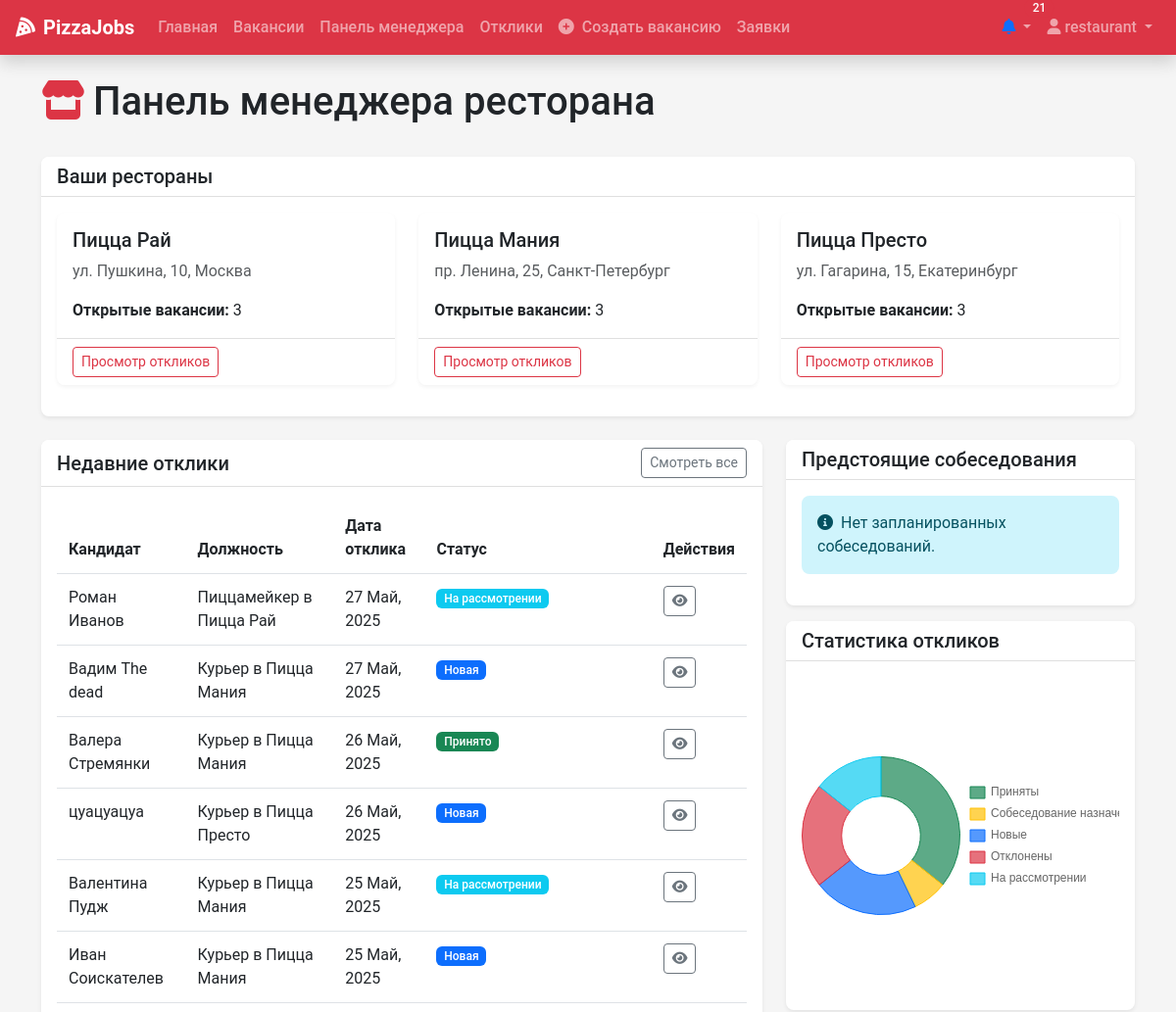
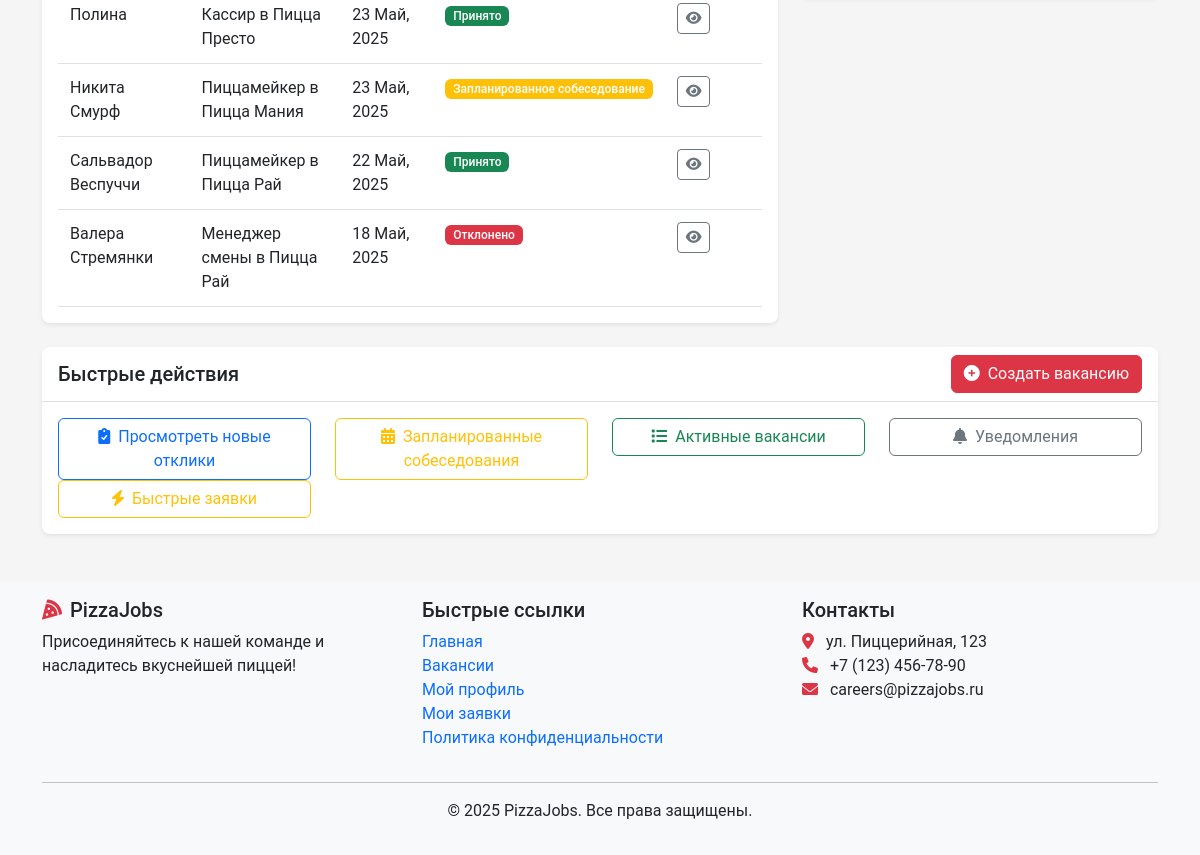
The page /manager/dashboard/ (signed in) on the database as committed earlier (2 pictures, top to bottom).
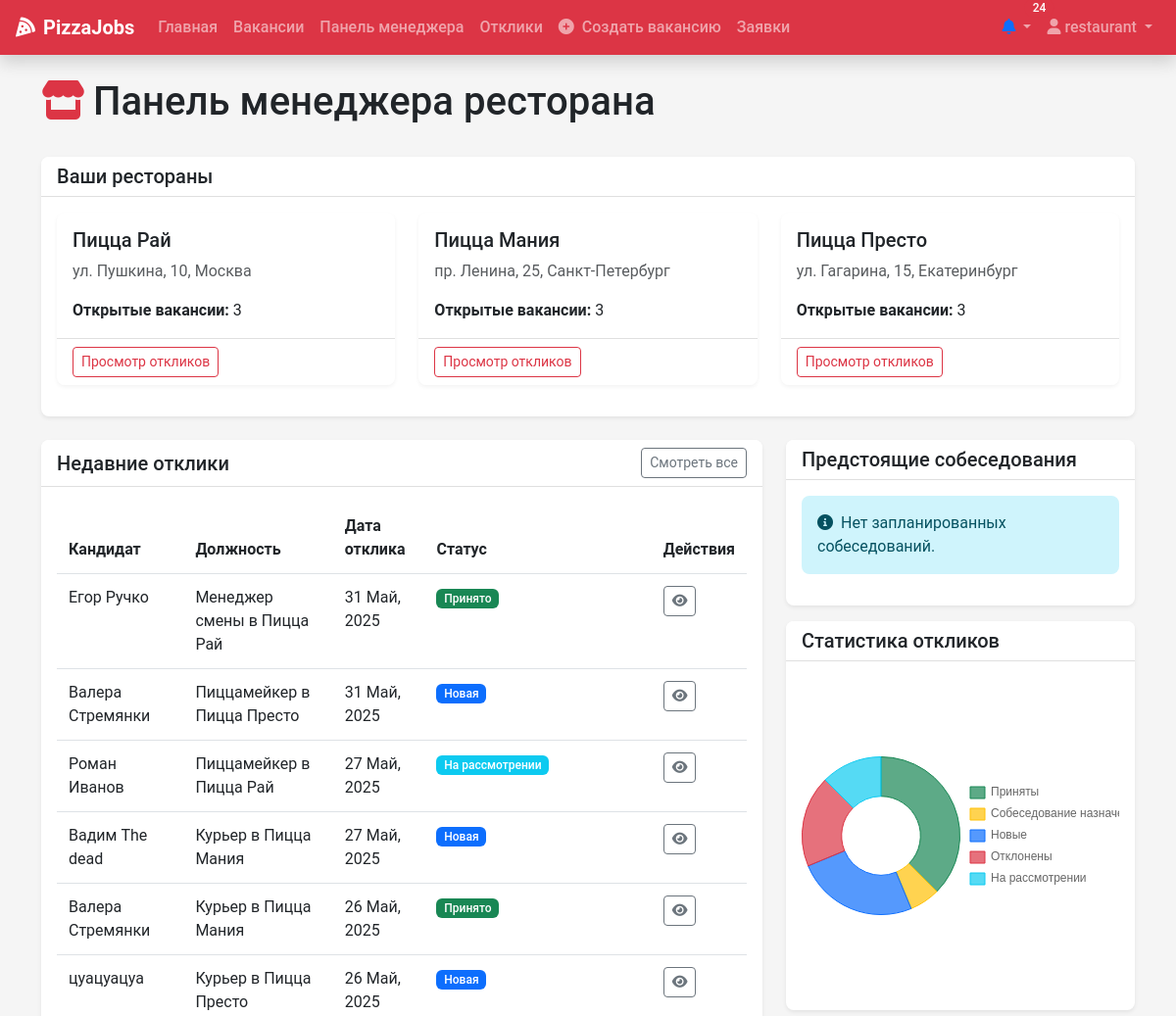
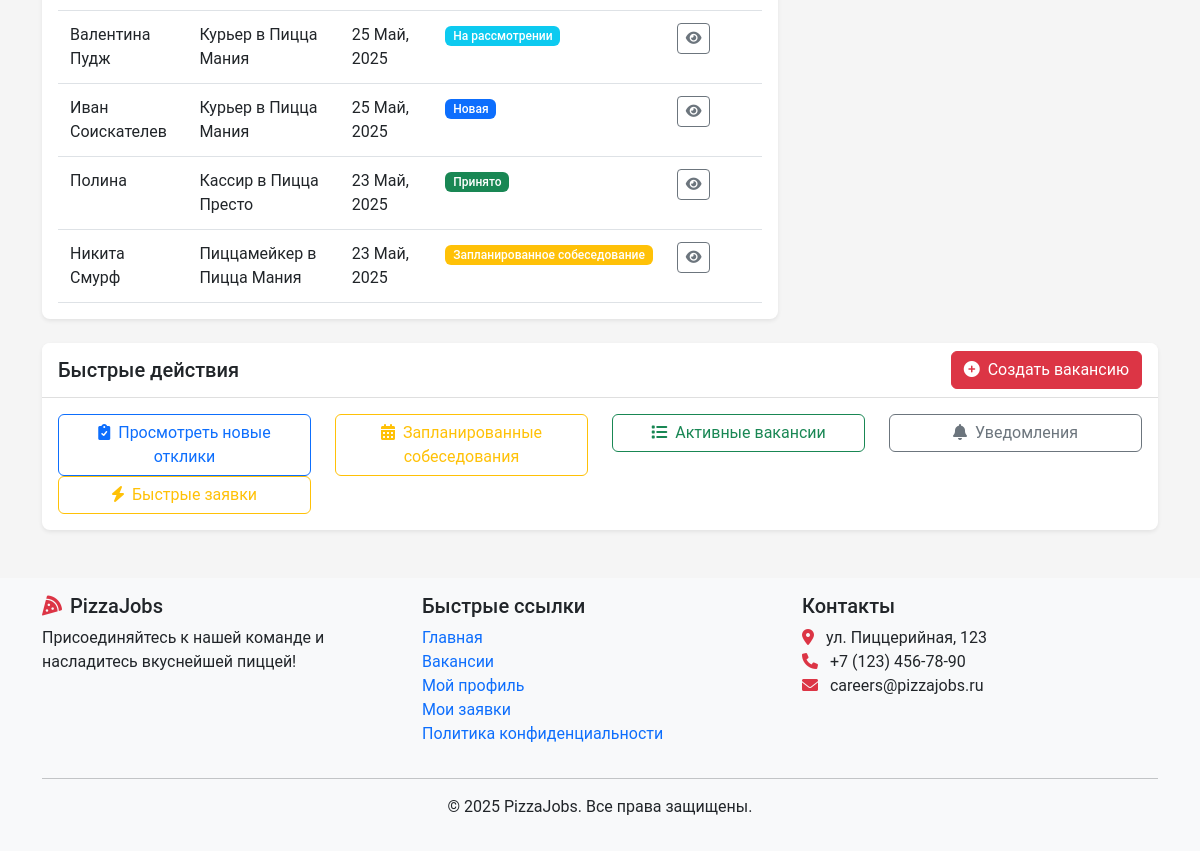
The same page on the database as committed later (2 pictures, top to bottom).
### recruitment/models.py (models this page shows, shortened)
class Restaurant(models.Model):
    name = models.CharField(max_length=100)
    address = models.CharField(max_length=255)
    city = models.CharField(max_length=100)
    manager = models.ForeignKey(User,
                                on_delete=models.SET_NULL,
                                null=True,
                                blank=True,
                                related_name='managed_restaurants')

class Application(models.Model):
    vacancy = models.ForeignKey(Vacancy,
                                on_delete=models.CASCADE,
                                related_name='applications')
    user = models.ForeignKey(User,
                             on_delete=models.CASCADE,
                             related_name='applications')
    resume = models.ForeignKey(Resume,
                               on_delete=models.SET_NULL,
                               null=True,
                               blank=True,
                               related_name='applications')
    cover_letter = models.TextField(blank=True, null=True)
    status = models.CharField(max_length=20,
                              choices=ApplicationStatus.choices,
                              default=ApplicationStatus.NEW)
    applied_at = models.DateTimeField(auto_now_add=True)
    updated_at = models.DateTimeField(auto_now=True)

class Vacancy(models.Model):
    title = models.CharField(max_length=100)
    position_type = models.ForeignKey(PositionType,
                                      on_delete=models.CASCADE,
                                      related_name='vacancies')
    restaurants = models.ManyToManyField(Restaurant, related_name='vacancies')
    description = models.TextField()
    requirements = models.TextField()
    responsibilities = models.TextField()
    conditions = models.TextField()
    salary_min = models.DecimalField(max_digits=10,
                                     decimal_places=2,
                                     null=True,
                                     blank=True)
    salary_max = models.DecimalField(max_digits=10,
                                     decimal_places=2,
                                     null=True,
                                     blank=True)
    is_active = models.BooleanField(default=True)
    created_at = models.DateTimeField(auto_now_add=True)
    updated_at = models.DateTimeField(auto_now=True)
    created_by = models.ForeignKey(User,
                                   on_delete=models.SET_NULL,
                                   null=True,
                                   related_name='created_vacancies')
    class Meta:
        verbose_name_plural = "Vacancies"

### recruitment/views.py (the view)
# urls.py: path('manager/dashboard/', views.manager_dashboard, name='manager_dashboard'),
@login_required
@restaurant_manager_required
def manager_dashboard(request):
    managed_restaurants = Restaurant.objects.filter(manager=request.user)
    recent_applications = Application.objects.filter(
        vacancy__restaurants__in=managed_restaurants
    ).distinct().order_by('-applied_at')[:10]
    upcoming_interviews = Interview.objects.filter(
        Q(interviewer=request.user) |
        Q(application__vacancy__restaurants__in=managed_restaurants),
        date_time__gte=timezone.now()
    ).distinct().order_by('date_time')[:5]
    applications_by_status = Application.objects.filter(
        vacancy__restaurants__in=managed_restaurants
    ).values('status').annotate(count=Count('id'))
    context = {
        'managed_restaurants': managed_restaurants,
        'recent_applications': recent_applications,
        'upcoming_interviews': upcoming_interviews,
        'applications_by_status': applications_by_status,
    }
    return render(request, 'manager/dashboard.html', context)

### recruitment/context_processors.py (called while the page is built, shortened)
def user_context(request):
    context = {}
    if request.user.is_authenticated:
        unread_count = Notification.objects.filter(user=request.user, read=False).count()
        context['unread_count'] = unread_count
        latest_notifications = Notification.objects.filter(
            user=request.user
        ).order_by('-created_at')[:5]
        context['latest_notifications'] = latest_notifications
    return context

### templates/manager/dashboard.html (shortened to what the changed rows need)
{% extends 'base.html' %}
{% block content %}
<div class="container">
    <div class="d-flex justify-content-between align-items-center mb-4">
        <h1><i class="fas fa-store me-2 text-danger"></i>Панель менеджера ресторана</h1>
    </div>
    <div class="card shadow mb-4">
        <div class="card-header bg-white">
            <h2 class="card-title h5 mb-0">Ваши рестораны</h2>
        </div>
        <div class="card-body">
            {% if managed_restaurants %}
                <div class="row">
                    {% for restaurant in managed_restaurants %}
                        <div class="col-md-4 mb-3">
                            <div class="card h-100 shadow-sm">
                                <div class="card-body">
                                    <h5 class="card-title">{{ restaurant.name }}</h5>
                                    <p class="card-text text-muted">{{ restaurant.address }}, {{ restaurant.city }}</p>
                                    <p class="card-text">
                                        <strong>Открытые вакансии:</strong> {{ restaurant.vacancies.filter.count }}
                                    </p>
                                </div>
                                <div class="card-footer bg-white">
                                    <a href="{% url 'application_list' %}" class="btn btn-sm btn-outline-danger">
                                        Просмотр откликов
                                    </a>
                                </div>
                            </div>
                        </div>
                    {% endfor %}
                </div>
            {% else %}
                <div class="alert alert-info">
                    <i class="fas fa-info-circle me-2"></i>Вы пока не управляете ни одним рестораном. Пожалуйста, свяжитесь с HR или администратором.
                </div>
            {% endif %}
        </div>
    </div>
    <div class="row">
        <div class="col-lg-8 mb-4">
            <div class="card shadow">
                <div class="card-body">
                    {% if recent_applications %}
                        <div class="table-responsive">
                            <table class="table table-hover">
                                <thead>
                                    <tr>
                                        <th>Кандидат</th>
                                        <th>Должность</th>
                                        <th>Дата отклика</th>
                                        <th>Статус</th>
                                        <th>Действия</th>
                                    </tr>
                                </thead>
                                <tbody>
                                    {% for application in recent_applications %}
                                        <tr>
                                            <td>{{ application.user.get_full_name }}</td>
                                            <td>{{ application.vacancy.title }}</td>
                                            <td>{{ application.applied_at|date:"d M, Y" }}</td>
                                            <td>
                                                <span class="badge {% if application.status == 'NEW' %}bg-primary{% elif application.status == 'REVIEWING' %}bg-info{% elif application.status == 'INTERVIEW_SCHEDULED' %}bg-warning{% elif application.status == 'ACCEPTED' %}bg-success{% elif application.status == 'REJECTED' %}bg-danger{% else %}bg-secondary{% endif %}">
                                                    {{ application.get_status_display }}
                                                </span>
                                            </td>
                                            <td>
                                                <a href="{% url 'application_detail' application.id %}" class="btn btn-sm btn-outline-secondary">
                                                    <i class="fas fa-eye"></i>
                                                </a>
                                            </td>
                                        </tr>
                                    {% endfor %}
                                </tbody>
                            </table>
                        </div>
                    {% else %}
                        <div class="alert alert-info">
                            <i class="fas fa-info-circle me-2"></i>Нет недавних откликов для отображения.
                        </div>
                    {% endif %}
                </div>
            </div>
        </div>
        <div class="col-lg-4 mb-4">
            <div class="card shadow mt-3">
                <div class="card-body">
                    {% if applications_by_status %}
                        <canvas id="applicationStatusChart"></canvas>
                    {% else %}
                        <div class="alert alert-info">
                            <i class="fas fa-info-circle me-2"></i>Нет данных для отображения.
                        </div>
                    {% endif %}
                </div>
            </div>
        </div>
    </div>
</div>
{% endblock %}

### templates/base.html (shortened to what the changed rows need)
<!DOCTYPE html>
<html lang="ru">
<head>
    <link href="https://cdn.jsdelivr.net/npm/bootstrap@5.3.0-alpha1/dist/css/bootstrap.min.css" rel="stylesheet">
    <link rel="stylesheet" href="https://cdnjs.cloudflare.com/ajax/libs/font-awesome/6.0.0/css/all.min.css">
    <link rel="stylesheet" href="/static/css/main.css">
</head>
<body>
    <nav class="navbar navbar-expand-lg navbar-dark bg-danger shadow">
            <div class="container-fluid px-3">
            <div class="collapse navbar-collapse" id="navbarNav">
                <ul class="navbar-nav">
                        {% if user.is_authenticated %}
                            <li class="nav-item dropdown d-none d-lg-block">
                                <a class="nav-link dropdown-toggle position-relative" href="#" id="notificationDropdown" role="button" data-bs-toggle="dropdown">
                                    <i class="fas fa-bell {% if unread_count %}text-primary{% endif %}"></i>
                                    {% if unread_count %}
                                        <span class="badge rounded-pill bg-danger position-absolute top-0 start-100 translate-middle pulse">
                                            {{ unread_count }}
                                        </span>
                                    {% endif %}
                                </a>
                            </li>
                    {% endif %}
                </ul>
            </div>
        </div>
    </nav>
    <main class="py-4">
        {% block content %}{% endblock %}
    </main>
</body>
</html>

Rows that differ between the two databases and show on the page:
no longer on this page (row unchanged): Application: user.get_full_name "Сальвадор Веспуччи", vacancy "Пиццамейкер в Пицца Рай", applied_at "22 Май, 2025", status "Принято"
no longer on this page (row unchanged): Application: user.get_full_name "Валера Стремянки", vacancy "Менеджер смены в Пицца Рай", applied_at "18 Май, 2025", status "Отклонено"
added Application: user.get_full_name "Егор Ручко", vacancy "Менеджер смены в Пицца Рай", applied_at "31 Май, 2025", status "Принято"
added Application: user.get_full_name "Валера Стремянки", vacancy "Пиццамейкер в Пицца Престо", applied_at "31 Май, 2025", status "Новая"
Other text that changed with them:
{{ unread_count }}: "21" → "24"
chart data {{ item.count }}: 5, 1, 3, 3, 2 → 6, 1, 4, 3, 2
